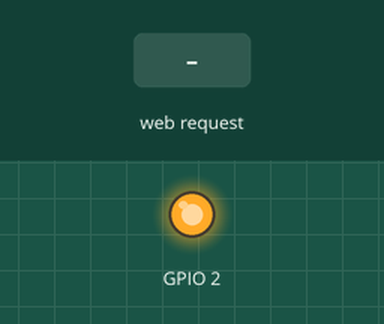
The sketch below on a simulated ESP8266 (NodeMCU). On the bench: output pins drawn as LEDs (lit = HIGH). The test bench sets the inputs (shaded band). WiFi joins after 1.5 s; servers stay silent unless stated; what the sketch prints to the serial monitor is not drawn.

Above: at 0.6 s.
At 2.7 s:
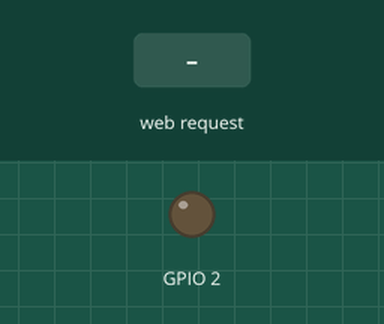
2.8 s: HTTP request GET /readExposicion received
Timing chart, 0 to 5.8 s (numbered marks = the images above; inputs shaded):
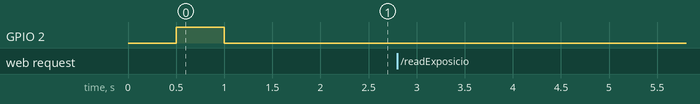

Measured:
- after the input at 2.8 s, every drawn part: stays the same

The sketch:

E2_4.ino
```cpp
#include <ESP8266WebServer.h>
#include <ESP8266WiFi.h>  // permite conectar a la red Wifi
#include <WiFiClient.h>
#include <WiFiUDP.h>
#include <TimerEvent.h>
#include <TimeOut.h>
#include "hardware.h"
#include <LightSensor.h>

//define
//#define VREF 3.3
#define ADC_BITS  10
#define TMR_500ms 500

//const
const char *ssid = "Juan Camilo <3";
const char *password = "camiloooo";

//Objetos
ESP8266WebServer server ( 80 );
LightSensor oLight(GPIO_PIN_ADC, 3.3, ADC_BITS);
TimerEvent tmrid_500ms;

int umbralActual = 100, exposicionActual;
String webPage;

void setup() {
  Serial.begin ( 115200 );

/***************************************************** WEBPAGE ******************************************************************************/
webPage = "<html><head><title>Exposicion Luminica</title>"
                 "<style>body {text-align: center;}</style>"
                 "</head><body><h1>EXPOSICION LUMINICA</h1>"
                 "<p>Exposicion: <span id=\"exposicionValue\"></span>%</p>"
                 "<form>"
                 "<label for=\"umbral\">Umbral:</label>"
                 "<input type=\"number\" id=\"umbral\" name=\"umbral\" required min=\"0\" max=\"100\">"
                 "<button type=\"submit\">Enviar</button>"
                 "</form>"
                 "<div id=\"alarma\" style=\"display: none;\">"
                 "<p><strong>Luminosidad alta!</strong></p>"
                 "<button id=\"activarAlarma\" onclick=\"activarAlarma()\">Activar Alarma</button>"
                 "</div>"

                 "<script>"
                 "let umbral_ini = " + String(umbralActual) + ";"

                 "function getExposicionData() {"
                 "fetch('/readExposicion')"
                 ".then(response => response.text())"
                 ".then(data => {"
                 "document.getElementById('exposicionValue').textContent = data;"

                 "let exposicion = parseInt(data, 10);"
                 "let umbral = parseInt(document.getElementById('umbral').value, 10) || umbral_ini;"

                 "if (exposicion > umbral) {"
                 "document.getElementById('alarma').style.display = 'block';"
                 "} else {"
                 "document.getElementById('alarma').style.display = 'none';"
                 "}"
                 "})"
                 ".catch(error => {"
                 "console.error('Error al obtener los datos:', error);"
                 "});"
                 "}"

                 "function activarAlarma() {"
                 "console.log('Alarma activada');"
                 "fetch('/activarAlarma', { method: 'POST' })"
                 ".then(response => {"
                 "if (response.ok) { console.log('Alarma activada en el servidor'); }"
                 "else { console.error('Error al activar la alarma'); }"
                 "})"
                 ".catch(error => { console.error('Error en la solicitud de alarma:', error); });"
                 "}"

                 "document.querySelector('form').addEventListener('submit', (event) => {"
                 "event.preventDefault();"

                 "const umbral = document.getElementById('umbral').value;"

                 "fetch('/setUmbral', {"
                 "method: 'POST',"
                 "headers: { 'Content-Type': 'application/x-www-form-urlencoded' },"
                 "body: `umbral=${umbral}`"
                 "})"
                 ".then(response => {"
                 "if (response.ok) { console.log('Umbral establecido correctamente');"
                 "document.getElementById('umbralValue').textContent = umbral; }"
                 "else { console.error('Error al establecer el umbral'); }"
                 "})"
                 ".catch(error => { console.error('Error al enviar el formulario:', error); });"
                 "});"

                 "getExposicionData();"
                 "setInterval(getExposicionData, 1000);"
                 "</script>"
            "</body></html>";
/********************************************************************************************************************************************/

  // Init
  oLight.initialize();
  pinMode(GPIO_PIN_2, OUTPUT);
  umbralActual = 100;

  // Iniciando conexion WIFI
  WiFi.begin (ssid, password);

  while ( WiFi.status () != WL_CONNECTED ) {
    delay ( 500 );
    Serial.print ( "." );
    digitalWrite(GPIO_PIN_2, !digitalRead(GPIO_PIN_2)); // Aviso LED
  }

  // Conexion WIFI realizada
  Serial.println ( "" );
  Serial.print ( "Connected to " ) ;
  Serial.println ( ssid );
  Serial.print ( "IP address: " ) ;
  Serial.println ( WiFi.localIP() ) ;

  // Servidor lanzado
  server.begin();
  server.on("/", handleRoot);   // escuchando solicitud de pagina
  server.on("/readExposicion", handleExposicion); // escuchando solicitud de nivel de exposicion
  server.on("/setUmbral", HTTP_POST, handleUmbral);
  server.on("/activarAlarma", HTTP_POST, handleActivarAlarma); // esuchando solicitud de activación de alarma

  digitalWrite(GPIO_PIN_2, LOW); // Aviso LED
}

void loop() {
  // put your main code here, to run repeatedly
  server.handleClient();

  if ( WL_CONNECTED != WiFi.status() ){
    Serial.print ( WiFi.status() ) ;
    digitalWrite(GPIO_PIN_2, HIGH);
  }
}

// Calback recibir solicitudes, respuesta ack 200ok + webPage
void handleRoot() {
  server.send(200, "text/html", webPage);
}

//Callback para actualizar el valor de la exposición
void handleExposicion() {

  exposicionActual = (int)oLight.getPercent();
  String exposicionValue = String(exposicionActual);
  //String exposicionValue = String(rand()%101);

  Serial.print ("EXPOSICION:  ") ;
  Serial.println (exposicionValue) ;

  server.send(200, "text/plane", exposicionValue);

  //if (ok leer valor)
  //else
  // error
}

void handleUmbral() {

  String umbralValue = server.arg("umbral");  // Obtener el valor del umbral desde la solicitud

  umbralActual = umbralValue.toInt();

  Serial.print ("UMBRAL: ") ;
  Serial.println (umbralActual);

  if (exposicionActual > umbralActual){
    // Habilitar Alarma

  } else {
    server.send(200, "text/plane", webPage);
  }
}

void handleActivarAlarma() {

  Serial.println("Alarma activada!");
  server.send(200, "text/plain", "Alarma activada");
}
```

LightSensor.h
```cpp
#ifndef LIGHTSENSOR_H
#define LIGHTSENSOR_H

class LightSensor {
	public:
		// Constructor
		LightSensor(int pin, float vref, int bits);

		// Métodos
		void initialize();
		float getVoltage();
		float getValue();
		float getPercent();

	private:
		int my_pin;					//conexión del pin
		int my_vref;				//tensión de referencia del ADC
		int my_bits;				//bits de ADC
};

#endif
```

LightSensor.cpp
```cpp
#include "LightSensor.h"
#include <Arduino.h>

//Constructor
LightSensor::LightSensor(int pin, float vref, int bits) {
  my_pin = pin;
	my_vref = vref;
	my_bits = bits;
}

//Métodos

// initialize:
void LightSensor::initialize() {
	pinMode(my_pin, INPUT);
	analogReference(DEFAULT);		// tension de referencia por defecto
}

float LightSensor::getVoltage(){
	int codigo;
	float voltage;

	codigo = analogRead(my_pin);
	voltage = (float) codigo * my_vref / pow(2, my_bits);
	return voltage;
}

// getPercent: valor escalado a la intensidad de luz 0-100
float LightSensor::getPercent(){
	float voltage;
	float percent;

	voltage = getVoltage();
	percent = voltage * 100 / my_vref;

	return percent;
}
```
